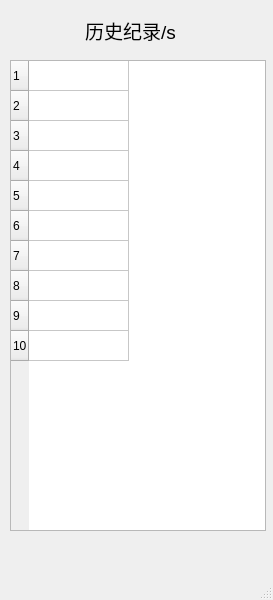
<?xml version="1.0" encoding="UTF-8"?>
<ui version="4.0">
 <class>MainWindow</class>
 <widget class="QMainWindow" name="MainWindow">
  <property name="geometry">
   <rect>
    <x>0</x>
    <y>0</y>
    <width>273</width>
    <height>600</height>
   </rect>
  </property>
  <property name="windowTitle">
   <string>MainWindow</string>
  </property>
  <widget class="QWidget" name="centralwidget">
   <widget class="QLabel" name="label">
    <property name="geometry">
     <rect>
      <x>70</x>
      <y>10</y>
      <width>121</width>
      <height>41</height>
     </rect>
    </property>
    <property name="font">
     <font>
      <pointsize>14</pointsize>
     </font>
    </property>
    <property name="text">
     <string>历史纪录/s</string>
    </property>
    <property name="alignment">
     <set>Qt::AlignCenter</set>
    </property>
   </widget>
   <widget class="QTableWidget" name="tableWidget">
    <property name="geometry">
     <rect>
      <x>10</x>
      <y>60</y>
      <width>256</width>
      <height>471</height>
     </rect>
    </property>
    <property name="editTriggers">
     <set>QAbstractItemView::NoEditTriggers</set>
    </property>
    <attribute name="horizontalHeaderVisible">
     <bool>false</bool>
    </attribute>
    <row>
     <property name="text">
      <string>1</string>
     </property>
    </row>
    <row>
     <property name="text">
      <string>2</string>
     </property>
    </row>
    <row>
     <property name="text">
      <string>3</string>
     </property>
    </row>
    <row>
     <property name="text">
      <string>4</string>
     </property>
    </row>
    <row>
     <property name="text">
      <string>5</string>
     </property>
    </row>
    <row>
     <property name="text">
      <string>6</string>
     </property>
    </row>
    <row>
     <property name="text">
      <string>7</string>
     </property>
    </row>
    <row>
     <property name="text">
      <string>8</string>
     </property>
    </row>
    <row>
     <property name="text">
      <string>9</string>
     </property>
    </row>
    <row>
     <property name="text">
      <string>10</string>
     </property>
    </row>
    <column>
     <property name="text">
      <string>新建列</string>
     </property>
    </column>
   </widget>
  </widget>
  <widget class="QMenuBar" name="menubar">
   <property name="geometry">
    <rect>
     <x>0</x>
     <y>0</y>
     <width>273</width>
     <height>26</height>
    </rect>
   </property>
  </widget>
  <widget class="QStatusBar" name="statusbar"/>
 </widget>
 <resources/>
 <connections/>
</ui>
